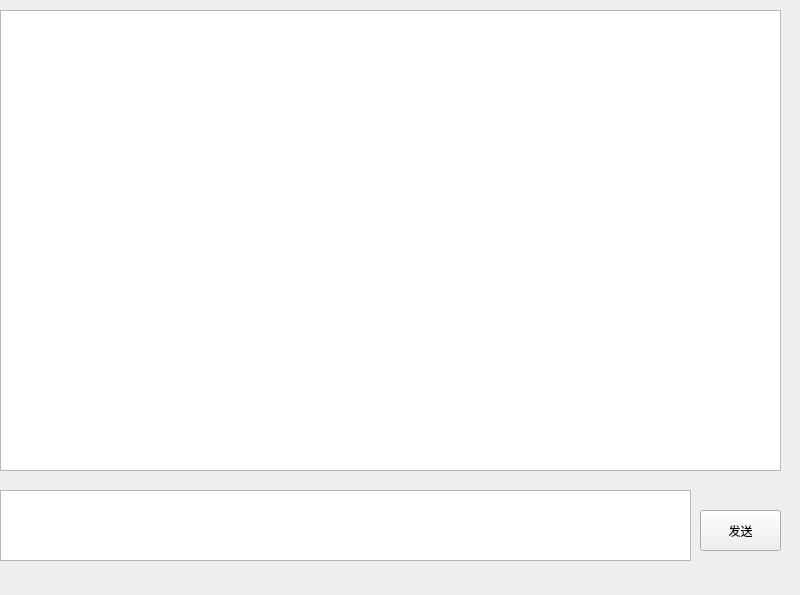
<?xml version="1.0" encoding="UTF-8"?>
<ui version="4.0">
 <class>AiChatWindow</class>
 <widget class="QMainWindow" name="AiChatWindow">
  <property name="geometry">
   <rect>
    <x>0</x>
    <y>0</y>
    <width>800</width>
    <height>595</height>
   </rect>
  </property>
  <property name="windowTitle">
   <string>学生管理系统 | 聊天机器人</string>
  </property>
  <property name="windowIcon">
   <iconset resource="../rc.qrc">
    <normaloff>:/ico/images/appstu.ICO</normaloff>:/ico/images/appstu.ICO</iconset>
  </property>
  <widget class="QWidget" name="centralwidget">
   <widget class="QPlainTextEdit" name="showEdit">
    <property name="geometry">
     <rect>
      <x>0</x>
      <y>10</y>
      <width>781</width>
      <height>461</height>
     </rect>
    </property>
    <property name="readOnly">
     <bool>true</bool>
    </property>
    <property name="plainText">
     <string/>
    </property>
   </widget>
   <widget class="QPlainTextEdit" name="userEdit">
    <property name="geometry">
     <rect>
      <x>0</x>
      <y>490</y>
      <width>691</width>
      <height>71</height>
     </rect>
    </property>
   </widget>
   <widget class="QPushButton" name="sendBtn">
    <property name="geometry">
     <rect>
      <x>700</x>
      <y>510</y>
      <width>81</width>
      <height>41</height>
     </rect>
    </property>
    <property name="text">
     <string>发送</string>
    </property>
   </widget>
  </widget>
 </widget>
 <resources>
  <include location="../rc.qrc"/>
 </resources>
 <connections/>
</ui>
